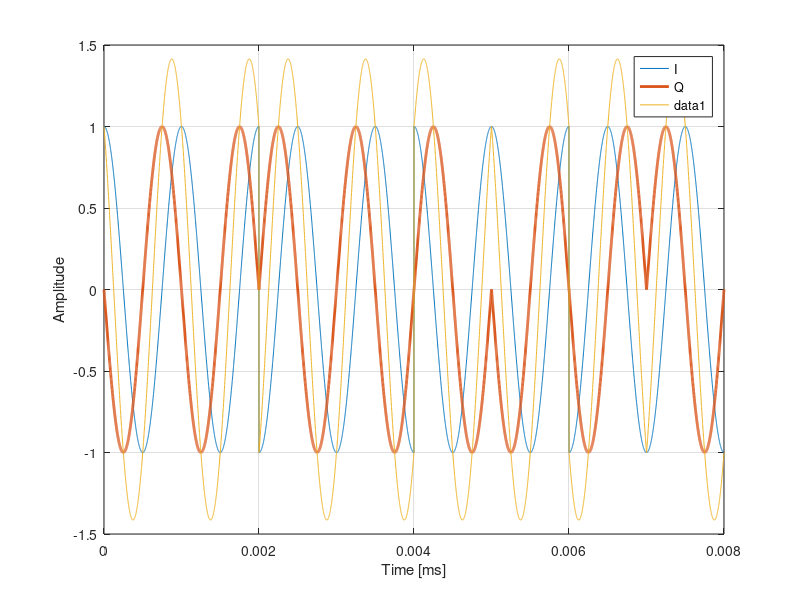

Here is the MATLAB script that generated this plot:
%This code is a simulation of a quadrature transmitter/receiver. Currently
%only works for an even number of bits.

%Created on 11/3/2015 by RWB Test

clear all
close all

t = linspace(0,.001,1000);%sampling at 1000x the frequency
%t = 0:1/1000000:.001

A = 1;
f = 1000;
y1 = A*sin(2*pi*f*t); %+sin
y2 = -A*sin(2*pi*f*t);%-sin
y3 = A*cos(2*pi*f*t); %+cos
y4 = -A*cos(2*pi*f*t);%-cos

stream = [1,0,1,0,0,1,0,1,1,1,1,0,0,0,0,1]; %bit stream

%transmitter initials
len = size(stream,2);
ang = zeros(1,len/2);
count = 1;

%Receiver initials
sz = size(ang,2);
bits = zeros(1,len);
count2 = 1;

%Mimics the transmitter/Receiver
graph = [];
graphi = [];
graphq = [];
for i = 1:2:len
    %Mimics the Transmitter
    
    %Assigns the I and Q from the incoming bit stream (2 bits)
    msb = num2str(stream(i));%msb as a string
    lsb = num2str(stream(i+1));%lsb as a string
    x = [msb,lsb];%concatenates the string
    
    switch x
        case '11'
            I = y3;
            Q = y1;
        case '01'
            I = y4;
            Q = y1;
        case '00'
            I = y4;
            Q = y2;
        case '10'
            I = y3;
            Q = y2;
    end
    
    %Mixes the two signals by adding them together
    out = I+Q;%This is what is transmitted
    
    graph = [graph , out]; %phase angles
    graphi = [graphi, I]; %I
    graphq = [graphq, Q]; %Q
    
    %<Channel> --No delay, no noise--
    
    %Mimics the Receiver
    
    %Finds the phase angle from a cosine reference
    [M,I] = max(out);
    [Mref,Iref] = max(y3);
    tau = t(I) - t(Iref);%time delay between peaks
    ang(count) = 2*pi*f*tau;%stores phase angle into an array

    %Based on the angle, assigns bit values (see constellation)
    if ang(count) >= 0 && ang(count) < pi/2          %First Quadrant
        bits(count2:count2+1) = [1,1];
    elseif ang(count) >= pi/2 && ang(count) < pi     %Second Quadrant
        bits(count2:count2+1) = [0,1];
    elseif ang(count) >=pi && ang(count) < 3*pi/2    %Third Quadrant
        bits(count2:count2+1) = [0,0];
    elseif ang(count) >= 3*pi/2 && ang(count) < 2*pi %Fourth Quadrant
        bits(count2:count2+1) = [1,0];
    end
    
    count2 = count2+2;
    count = count+1;
end

%display(bits)

ti = linspace(0,.001*len/2,1000*len/2);%time for i
tq = linspace(0,.001*len/2,1000*len/2);%time for q
figure
plot(ti,graphi);
hold on; grid on
plot(tq,graphq,'LineWidth',2);
legend('I','Q')
xlabel('Time [ms]')
ylabel('Amplitude')

tnow = linspace(0,.001*len/2,1000*len/2);
% figure
plot(tnow,graph);

